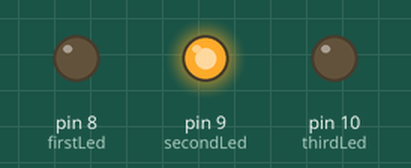
This sketch was run on a simulated Arduino Uno, built with avr-gcc and run on an emulated ATmega328P. Parts: output pins drawn as LEDs (lit = HIGH). Random numbers use the default seed unless the sketch sets one.

Above: at 0.1 s.
At 9.8 s:
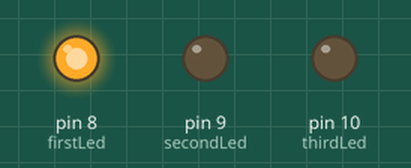
At 12.1 s:
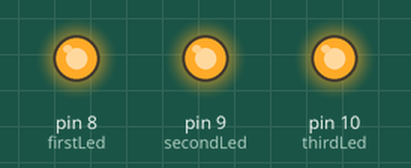
At 18.9 s:
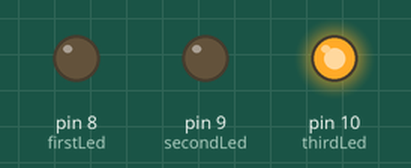
At 24.9 s:
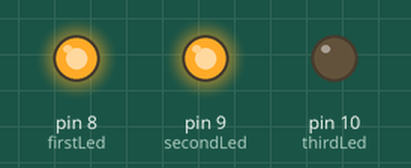
At 36.5 s:
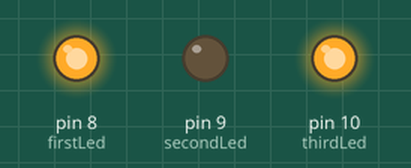
Timing chart, 0 to 40.0 s (numbered marks = the images above):
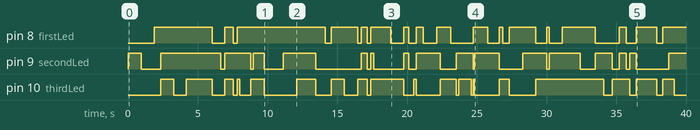

The sketch:

02-random-flash.ino
```cpp
const int firstLed = 8;
const int secondLed = 9;
const int thirdLed = 10;

void setup() {
  pinMode(firstLed, OUTPUT);
  pinMode(secondLed, OUTPUT);
  pinMode(thirdLed, OUTPUT);

  digitalWrite(firstLed, LOW);
  digitalWrite(secondLed, LOW);
  digitalWrite(thirdLed, LOW);

  randomSeed(analogRead(A0));
}

void loop() {
  digitalWrite(firstLed, random(0, 2));
  digitalWrite(secondLed, random(0, 2));
  digitalWrite(thirdLed, random(0, 2));

  delay(random(100, 1001));
}
```

Measured:
- by itself, pin 8 (firstLed): LOW → HIGH at 1.9 s, → LOW 4.2 s later, → HIGH 0.90 s later, → LOW 0.59 s later, … (33 changes in this stretch)
- by itself, pin 9 (secondLed): LOW → HIGH at 0.00 s, → LOW 0.94 s later, → HIGH 1.4 s later, → LOW 4.3 s later, … (33 changes in this stretch)
- by itself, pin 10 (thirdLed): LOW → HIGH at 2.4 s, → LOW 0.92 s later, → HIGH 0.90 s later, → LOW 1.9 s later, … (36 changes in this stretch)
